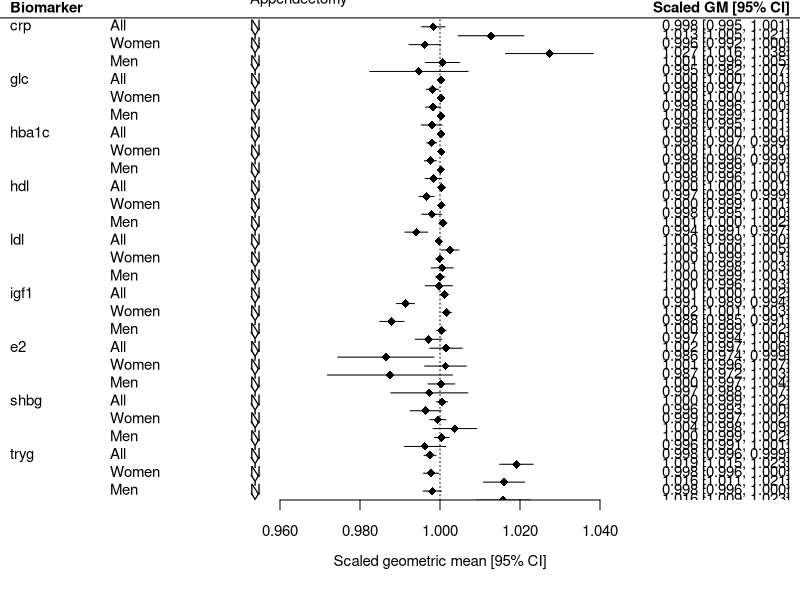

Write the R code that produced this figure. (Note: this script raises an error after producing the figure.)
# Forest plots for appendectomy and GI cancers manuscript

library(readxl)
library(tidyverse)
library(metafor)

t2 <- read_xlsx("appendix_biomarkers.xlsx", sheet = 1)
df <- data.frame(t2[, c(2,3)])

par(mar=c(5,0,0,1))
forest(x = t2$estimate, ci.ub = t2$ci.high, ci.lb = t2$ci.low, 
       refline=1, efac = 0, xlab="Scaled geometric mean [95% CI]", 
       psize= 1.3, digits = 3,
       pch = 18, 
       rows = c(53:0),
       slab = t2$biomarker, 
       ilab = df,
       ilab.xpos = c(0.915, 0.95), ilab.pos = 4,
       xlim = c(0.89, 1.09), 
       header = c("Biomarker", "Scaled GM [95% CI]"),
       cex=0.9)

text(0.95, 56, "Appendectomy", cex = 0.9, pos = 4)

par("usr")

# With ggplot2
t3 <- read_xlsx("appendix_biomarkers.xlsx", sheet = 2)

ggplot(t3, aes(x = estimate, y = fct_inorder(rev(group)), 
               colour = Append, xmin = ci.low, xmax = ci.high)) + 
        geom_pointrange() + theme_bw() +
        geom_errorbar(aes(xmin=ci.low, xmax=ci.high), width=0.5, cex=1) + 
        ylab('Group') + xlab("Geometric mean biomarker concentration") +
        facet_grid(biomarker ~ ., scales = "free_y") +
        ggtitle("Biomarker measurements in appendectomy\nand non-appendectomy groups") +
        theme(axis.title.y =element_blank())

# MetS-colorectal cancer and pancreatic cancer by PRS category

t4 <- read_xlsx("appendix_biomarkers.xlsx", sheet = 4) %>% filter(inclusion == T)
df <- data.frame(t4[, c(2,3)])

par(mar=c(5,0,0,1))
forest(x = t4$estimate, ci.ub = t4$ci.high, ci.lb = t4$ci.low, 
       refline=1, efac = 0, xlab="HR [95% CI]", 
       psize= 1.3, #digits = 3,
       pch = 18, 
       rows = c(17:0),
       slab = t4$cancer, 
       ilab = df,
       ilab.xpos = c(-1.5, -0.5), ilab.pos = 4,
       xlim = c(-3, 4.5), 
       #header = c("Biomarker", "Scaled GM [95% CI]"),
       cex=0.9)

text(0.95, 56, "Appendectomy", cex = 0.9, pos = 4)

par("usr")
   
# With ggplot2 vertically
library(ggplot2)
ggplot(t4) + 
        geom_hline(yintercept = 1, colour = "grey") +
        geom_pointrange(aes(y=estimate, x= fct_inorder(prs.cat), shape = metS, 
                                 ymin=ci.low, ymax=ci.high, group=metS), 
                        position = position_dodge(width = 0.5)) +
        theme_bw() + xlab("Polygenic risk score category") + 
        ylab("Hazard ratio (95% CI)") +
        ylim(0.2, 3.5) + scale_y_continuous(n.breaks = 6) +
        facet_grid(. ~ cancer, scales = "free_x") +
        labs(shape = "MetS definition") +
        theme(legend.position = "bottom",
              panel.grid.minor = element_blank())

# Horizontally
ggplot(t4) + 
        geom_pointrange(aes(x=estimate, y= fct_inorder(prs.cat), shape = metS, 
                            xmin=ci.low, xmax=ci.high, group=metS), 
                        position = position_dodge(width = 0.5)) +
        scale_x_continuous(n.breaks = 6) +
        geom_vline(xintercept = 1, colour = "grey") +
        theme_bw() + ylab("Polygenic risk score category") + 
        xlab("Hazard ratio (95% CI)") +
        facet_grid(cancer ~ ., scales = "free_y") +
        labs(shape = "MetS definition") +
        theme(legend.position = "bottom") #+
        #annotate("text", label = "n = 0.70", x = 2, y = 3, size = 3)
